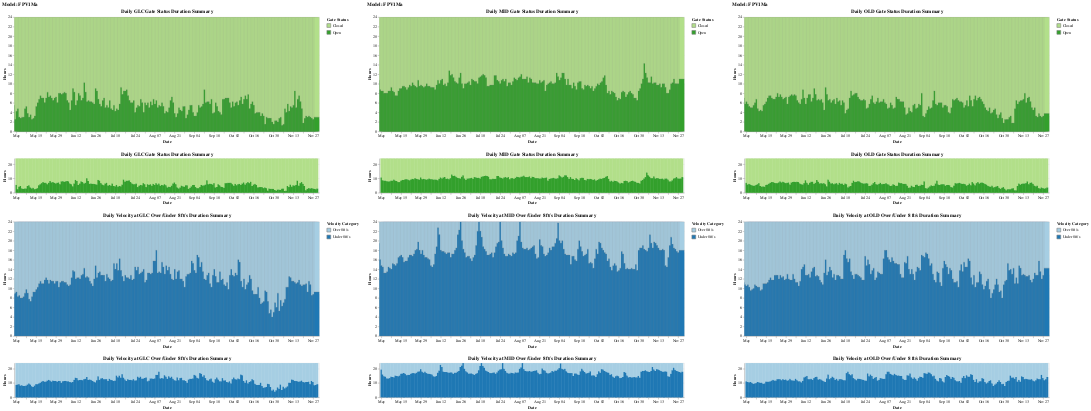

Notebook code cell kept with this figure:
### Code cell
alt.hconcat(
        glc_chart,
        mid_chart,
        old_chart
    ).resolve_scale(color='independent')

### Figure 1 — Vega-Lite specification as saved in the notebook (floating-point values rounded to 4 significant figures; data arrays with more than 128 entries replaced by an {"elided": "..."} marker saying what was removed)
{"config": {"view": {"continuousWidth": 300, "continuousHeight": 300}}, "hconcat": [{"vconcat": [{"vconcat": [{"mark": {"type": "bar", "stroke": "grey", "strokeWidth": 0.5, "width": {"band": 0.7}}, "encoding": {"color": {"condition": {"param": "param_13", "field": "gate_status", "scale": {"domain": ["Closed", "Open"], "range": ["#b2df8a", "#33a02c"]}, "title": "Gate Status", "type": "nominal"}, "value": "lightgray"}, "tooltip": [{"field": "date", "type": "temporal"}, {"field": "gate_status", "type": "nominal"}, {"field": "total_gate_duration", "type": "quantitative"}], "x": {"field": "date", "scale": {"domain": {"param": "param_13"}}, "title": "Date", "type": "temporal"}, "y": {"field": "total_gate_duration", "title": "Hours", "type": "quantitative"}}, "height": 300, "title": "Daily GLC Gate Status Duration Summary", "width": 800}, {"mark": {"type": "bar"}, "encoding": {"color": {"condition": {"param": "param_13", "field": "gate_status", "scale": {"domain": ["Closed", "Open"], "range": ["#b2df8a", "#33a02c"]}, "title": "Gate Status", "type": "nominal"}, "value": "lightgray"}, "tooltip": [{"field": "date", "type": "temporal"}, {"field": "gate_status", "type": "nominal"}, {"field": "total_gate_duration", "type": "quantitative"}], "x": {"field": "date", "title": "Date", "type": "temporal"}, "y": {"field": "total_gate_duration", "title": "Hours", "type": "quantitative"}}, "height": 90, "name": "view_24", "title": "Daily GLC Gate Status Duration Summary", "width": 800}], "data": {"name": "data-4b1938de1b61e5ee08d03d27f6bb5662"}}, {"vconcat": [{"mark": {"type": "bar", "stroke": "grey", "strokeWidth": 0.5, "width": {"band": 0.7}}, "encoding": {"color": {"condition": {"param": "param_13", "field": "Velocity_Category", "scale": {"domain": ["Over 8ft/s", "Under 8ft/s"], "range": ["#a6cee3", "#1f78b4"]}, "title": "Velocity Category", "type": "nominal"}, "value": "lightgray"}, "tooltip": [{"field": "date", "type": "temporal"}, {"field": "Velocity_Category", "type": "nominal"}, {"field": "total_velocity_duration", "type": "quantitative"}], "x": {"field": "date", "scale": {"domain": {"param": "param_13"}}, "title": "Date", "type": "temporal"}, "y": {"field": "total_velocity_duration", "title": "Hours", "type": "quantitative"}}, "height": 300, "title": "Daily Velocity at GLC Over/Under 8 ft/s Duration Summary", "width": 800}, {"mark": {"type": "bar"}, "encoding": {"color": {"condition": {"param": "param_13", "field": "Velocity_Category", "scale": {"domain": ["Over 8ft/s", "Under 8ft/s"], "range": ["#a6cee3", "#1f78b4"]}, "title": "Velocity Category", "type": "nominal"}, "value": "lightgray"}, "tooltip": [{"field": "date", "type": "temporal"}, {"field": "Velocity_Category", "type": "nominal"}, {"field": "total_velocity_duration", "type": "quantitative"}], "x": {"field": "date", "title": "Date", "type": "temporal"}, "y": {"field": "total_velocity_duration", "title": "Hours", "type": "quantitative"}}, "height": 90, "name": "view_23", "title": "Daily Velocity at GLC Over/Under 8 ft/s Duration Summary", "width": 800}], "data": {"name": "data-fa255db159499bbdd0dacaa7321949f6"}}], "resolve": {"scale": {"color": "independent"}}, "title": "Model: FPV1Ma"}, {"vconcat": [{"vconcat": [{"mark": {"type": "bar", "stroke": "grey", "strokeWidth": 0.5, "width": {"band": 0.7}}, "encoding": {"color": {"condition": {"param": "param_14", "field": "gate_status", "scale": {"domain": ["Closed", "Open"], "range": ["#b2df8a", "#33a02c"]}, "title": "Gate Status", "type": "nominal"}, "value": "lightgray"}, "tooltip": [{"field": "date", "type": "temporal"}, {"field": "gate_status", "type": "nominal"}, {"field": "total_gate_duration", "type": "quantitative"}], "x": {"field": "date", "scale": {"domain": {"param": "param_14"}}, "title": "Date", "type": "temporal"}, "y": {"field": "total_gate_duration", "title": "Hours", "type": "quantitative"}}, "height": 300, "title": "Daily MID Gate Status Duration Summary", "width": 800}, {"mark": {"type": "bar"}, "encoding": {"color": {"condition": {"param": "param_14", "field": "gate_status", "scale": {"domain": ["Closed", "Open"], "range": ["#b2df8a", "#33a02c"]}, "title": "Gate Status", "type": "nominal"}, "value": "lightgray"}, "tooltip": [{"field": "date", "type": "temporal"}, {"field": "gate_status", "type": "nominal"}, {"field": "total_gate_duration", "type": "quantitative"}], "x": {"field": "date", "title": "Date", "type": "temporal"}, "y": {"field": "total_gate_duration", "title": "Hours", "type": "quantitative"}}, "height": 90, "name": "view_26", "title": "Daily MID Gate Status Duration Summary", "width": 800}], "data": {"name": "data-34fb385f80d8dc0163cbef1d413e8d90"}}, {"vconcat": [{"mark": {"type": "bar", "stroke": "grey", "strokeWidth": 0.5, "width": {"band": 0.7}}, "encoding": {"color": {"condition": {"param": "param_14", "field": "Velocity_Category", "scale": {"domain": ["Over 8ft/s", "Under 8ft/s"], "range": ["#a6cee3", "#1f78b4"]}, "title": "Velocity Category", "type": "nominal"}, "value": "lightgray"}, "tooltip": [{"field": "date", "type": "temporal"}, {"field": "Velocity_Category", "type": "nominal"}, {"field": "total_velocity_duration", "type": "quantitative"}], "x": {"field": "date", "scale": {"domain": {"param": "param_14"}}, "title": "Date", "type": "temporal"}, "y": {"field": "total_velocity_duration", "title": "Hours", "type": "quantitative"}}, "height": 300, "title": "Daily Velocity at MID Over/Under 8 ft/s Duration Summary", "width": 800}, {"mark": {"type": "bar"}, "encoding": {"color": {"condition": {"param": "param_14", "field": "Velocity_Category", "scale": {"domain": ["Over 8ft/s", "Under 8ft/s"], "range": ["#a6cee3", "#1f78b4"]}, "title": "Velocity Category", "type": "nominal"}, "value": "lightgray"}, "tooltip": [{"field": "date", "type": "temporal"}, {"field": "Velocity_Category", "type": "nominal"}, {"field": "total_velocity_duration", "type": "quantitative"}], "x": {"field": "date", "title": "Date", "type": "temporal"}, "y": {"field": "total_velocity_duration", "title": "Hours", "type": "quantitative"}}, "height": 90, "name": "view_25", "title": "Daily Velocity at MID Over/Under 8 ft/s Duration Summary", "width": 800}], "data": {"name": "data-a0e568990cda1d9ac9918271b72e6132"}}], "resolve": {"scale": {"color": "independent"}}, "title": "Model: FPV1Ma"}, {"vconcat": [{"vconcat": [{"mark": {"type": "bar", "stroke": "grey", "strokeWidth": 0.5, "width": {"band": 0.7}}, "encoding": {"color": {"condition": {"param": "param_15", "field": "gate_status", "scale": {"domain": ["Closed", "Open"], "range": ["#b2df8a", "#33a02c"]}, "title": "Gate Status", "type": "nominal"}, "value": "lightgray"}, "tooltip": [{"field": "date", "type": "temporal"}, {"field": "gate_status", "type": "nominal"}, {"field": "total_gate_duration", "type": "quantitative"}], "x": {"field": "date", "scale": {"domain": {"param": "param_15"}}, "title": "Date", "type": "temporal"}, "y": {"field": "total_gate_duration", "title": "Hours", "type": "quantitative"}}, "height": 300, "title": "Daily OLD Gate Status Duration Summary", "width": 800}, {"mark": {"type": "bar"}, "encoding": {"color": {"condition": {"param": "param_15", "field": "gate_status", "scale": {"domain": ["Closed", "Open"], "range": ["#b2df8a", "#33a02c"]}, "title": "Gate Status", "type": "nominal"}, "value": "lightgray"}, "tooltip": [{"field": "date", "type": "temporal"}, {"field": "gate_status", "type": "nominal"}, {"field": "total_gate_duration", "type": "quantitative"}], "x": {"field": "date", "title": "Date", "type": "temporal"}, "y": {"field": "total_gate_duration", "title": "Hours", "type": "quantitative"}}, "height": 90, "name": "view_28", "title": "Daily OLD Gate Status Duration Summary", "width": 800}], "data": {"name": "data-2094aa001defa37a80e66842e688d31d"}}, {"vconcat": [{"mark": {"type": "bar", "stroke": "grey", "strokeWidth": 0.5, "width": {"band": 0.7}}, "encoding": {"color": {"condition": {"param": "param_15", "field": "Velocity_Category", "scale": {"domain": ["Over 8ft/s", "Under 8ft/s"], "range": ["#a6cee3", "#1f78b4"]}, "title": "Velocity Category", "type": "nominal"}, "value": "lightgray"}, "tooltip": [{"field": "date", "type": "temporal"}, {"field": "Velocity_Category", "type": "nominal"}, {"field": "total_velocity_duration", "type": "quantitative"}], "x": {"field": "date", "scale": {"domain": {"param": "param_15"}}, "title": "Date", "type": "temporal"}, "y": {"field": "total_velocity_duration", "title": "Hours", "type": "quantitative"}}, "height": 300, "title": "Daily Velocity at OLD Over/Under 8 ft/s Duration Summary", "width": 800}, {"mark": {"type": "bar"}, "encoding": {"color": {"condition": {"param": "param_15", "field": "Velocity_Category", "scale": {"domain": ["Over 8ft/s", "Under 8ft/s"], "range": ["#a6cee3", "#1f78b4"]}, "title": "Velocity Category", "type": "nominal"}, "value": "lightgray"}, "tooltip": [{"field": "date", "type": "temporal"}, {"field": "Velocity_Category", "type": "nominal"}, {"field": "total_velocity_duration", "type": "quantitative"}], "x": {"field": "date", "title": "Date", "type": "temporal"}, "y": {"field": "total_velocity_duration", "title": "Hours", "type": "quantitative"}}, "height": 90, "name": "view_27", "title": "Daily Velocity at OLD Over/Under 8 ft/s Duration Summary", "width": 800}], "data": {"name": "data-522aef7e42b0aad56f096c5f2e20277c"}}], "resolve": {"scale": {"color": "independent"}}, "title": "Model: FPV1Ma"}], "params": [{"name": "param_13", "select": {"type": "interval", "encodings": ["x"], "mark": {"stroke": "cyan", "strokeOpacity": 1}}, "views": ["view_24", "view_23"]}, {"name": "param_14", "select": {"type": "interval", "encodings": ["x"], "mark": {"stroke": "cyan", "strokeOpacity": 1}}, "views": ["view_26", "view_25"]}, {"name": "param_15", "select": {"type": "interval", "encodings": ["x"], "mark": {"stroke": "cyan", "strokeOpacity": 1}}, "views": ["view_28", "view_27"]}], "resolve": {"scale": {"color": "independent"}}, "$schema": "https://vega.github.io/schema/vega-lite/v5.20.1.json", "datasets": {"data-4b1938de1b61e5ee08d03d27f6bb5662": {"elided": "428 records"}, "data-fa255db159499bbdd0dacaa7321949f6": {"elided": "428 records"}, "data-34fb385f80d8dc0163cbef1d413e8d90": {"elided": "428 records"}, "data-a0e568990cda1d9ac9918271b72e6132": {"elided": "424 records"}, "data-2094aa001defa37a80e66842e688d31d": {"elided": "428 records"}, "data-522aef7e42b0aad56f096c5f2e20277c": {"elided": "428 records"}}}
